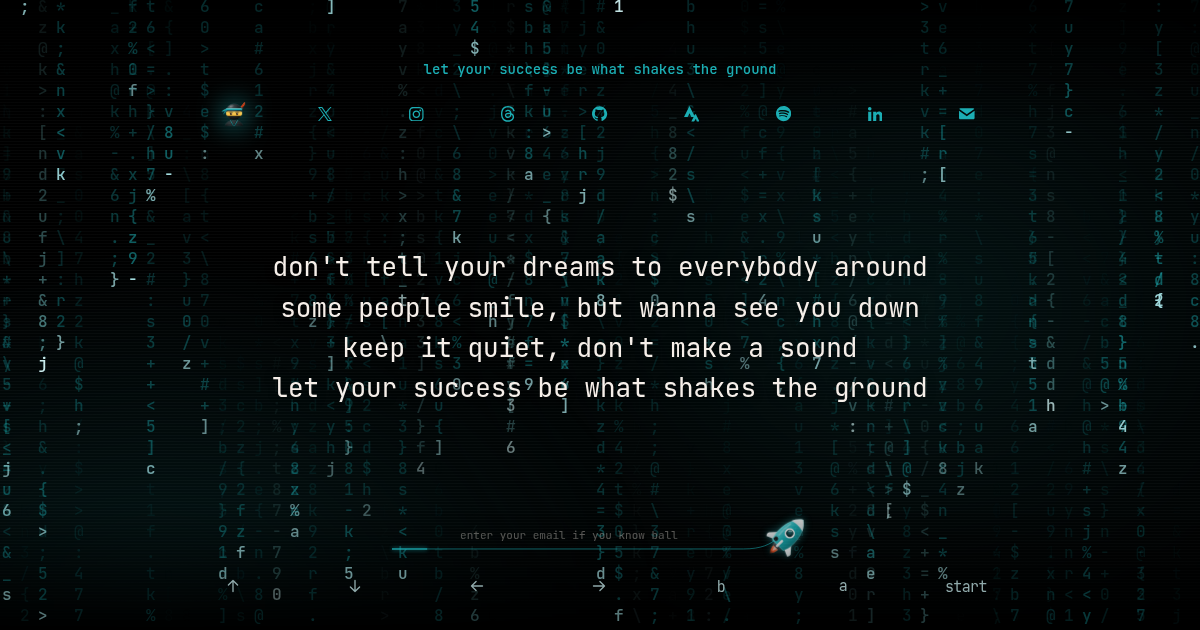
#> input picture site/og-image-v128.png, 1200 x 630 px; its folder holds only this picture in this run
$ python -i frost.py   (imports and definitions only)
#> lines starting #> are read from the running program, lines starting #| are printed output that depends on the picture
#> further down, picture is the input picture: PIL image 1200x630 RGB; mean R, G, B 7, 13.2, 13.3
#!/usr/bin/env python3
"""Soft frosted glass for a snap rendition.

The live column is soft, lighter than the old mid recipe, so more of the
photo shows through. A Pillow two-pass Gaussian blur at 0.04 of the long
edge, saturation 0.85, brightness 1.05, a 0.16 white haze, and mono grain
with sigma 8 (numpy seed 1). Mid was 0.06, 0.75, 1.08, 0.28, and 12. The
blur runs on the rendition itself, so a 640 and a 1280 come out at the same
strength.

`bake` writes site/snaps/f/{asset}.jpg from the 640 and {asset}-l.jpg from
the 1280 (else the 2048, else the 640). The cache is keyed by filename so a
new rendition id replaces the file and an unchanged one is not downloaded
again. Callers pass only photos dated on or after FROST_FROM. Older snaps
stay the sharp Lightroom rendition.
"""

from __future__ import annotations

import json
import re
import sys
import urllib.parse
from concurrent.futures import ThreadPoolExecutor, as_completed
from io import BytesIO
from pathlib import Path

import numpy as np
from PIL import Image, ImageEnhance, ImageFilter, ImageOps

# radius as a fraction of the long edge, saturation, brightness, haze, grain sigma.
# Soft is the live column. Mid is the heavier recipe it replaced.
SOFT = (0.04, 0.85, 1.05, 0.16, 8)
MID = (0.06, 0.75, 1.08, 0.28, 12)
RECIPE = "soft-v1"
# Chicago capture date. Callers frost only photos on this day or later.
FROST_FROM = "2026-11-01"
_ID = re.compile(r"^[0-9a-f]{16,64}$")
MIN_BYTES = 800


# [6 lines left out: function dated_for_frost, not called in this run]


def _tag(rendition: str) -> str:
    return RECIPE + ":" + rendition


def frost_mid(im: Image.Image) -> Image.Image:
    """Bake the live soft recipe. The name stays so callers do not change."""
    radius, sat, bright, haze, noise = SOFT
    im = ImageOps.exif_transpose(im).convert("RGB")
    width, height = im.size
#> width = 1200; height = 630
    rad = radius * max(width, height)
#> rad = 48
    small = im.resize((max(1, width // 4), max(1, height // 4)), Image.Resampling.LANCZOS)
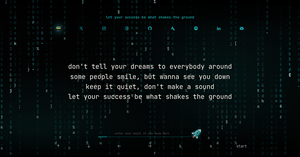
#> small: PIL image 300x157 RGB; mean R, G, B 7.1, 13.2, 13.4
    small = small.filter(ImageFilter.GaussianBlur(rad / 4))
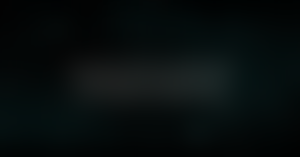
#> small: PIL image 300x157 RGB; mean R, G, B 7.1, 13.1, 13.3
    out = small.resize((width, height), Image.Resampling.BICUBIC)
    out = out.filter(ImageFilter.GaussianBlur(rad / 8))
    out = ImageEnhance.Color(out).enhance(sat)
    out = ImageEnhance.Brightness(out).enhance(bright)
    out = Image.blend(out, Image.new("RGB", (width, height), (255, 255, 255)), haze)
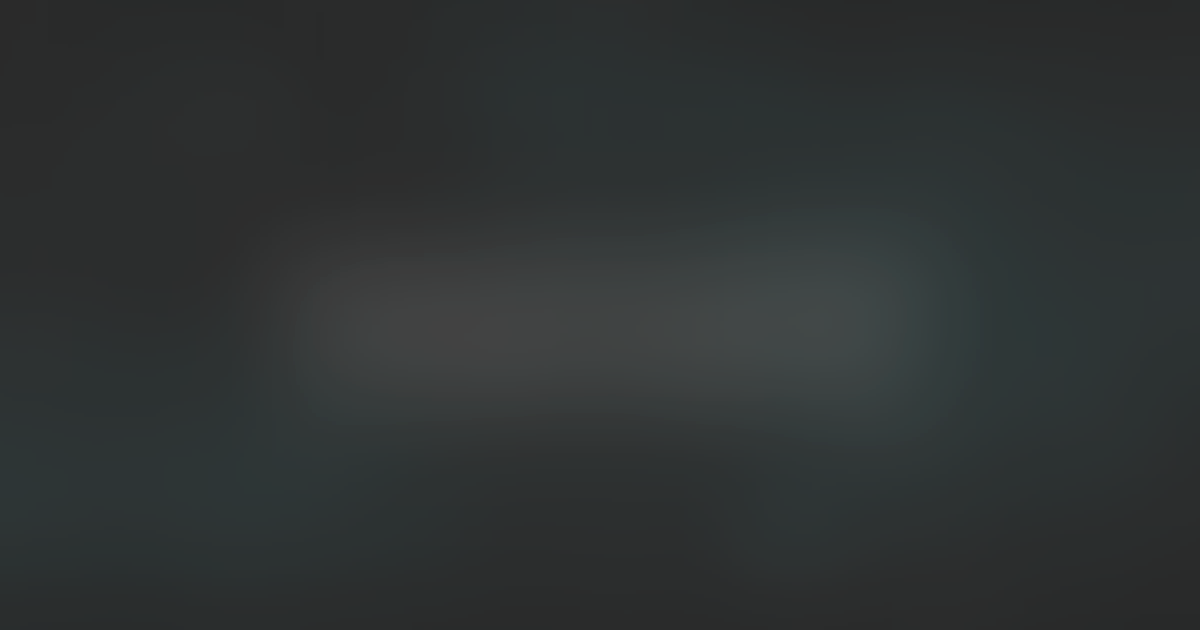
#> out: PIL image 1200x630 RGB; mean R, G, B 46.6, 50.7, 50.9
    grain = np.random.default_rng(1).normal(0, noise, (height, width, 1))
    arr = np.asarray(out).astype(float) + grain
    return Image.fromarray(arr.clip(0, 255).astype("uint8"))


# [141 lines left out: functions jpeg_bytes, filenames, rendition_url, _sources, _cache, _ready and 3 more, not called in this run]

>>> from PIL import Image
>>> picture = Image.open('../site/og-image-v128.png')
>>> result = frost_mid(picture)

$ run again, on site/og-card.png
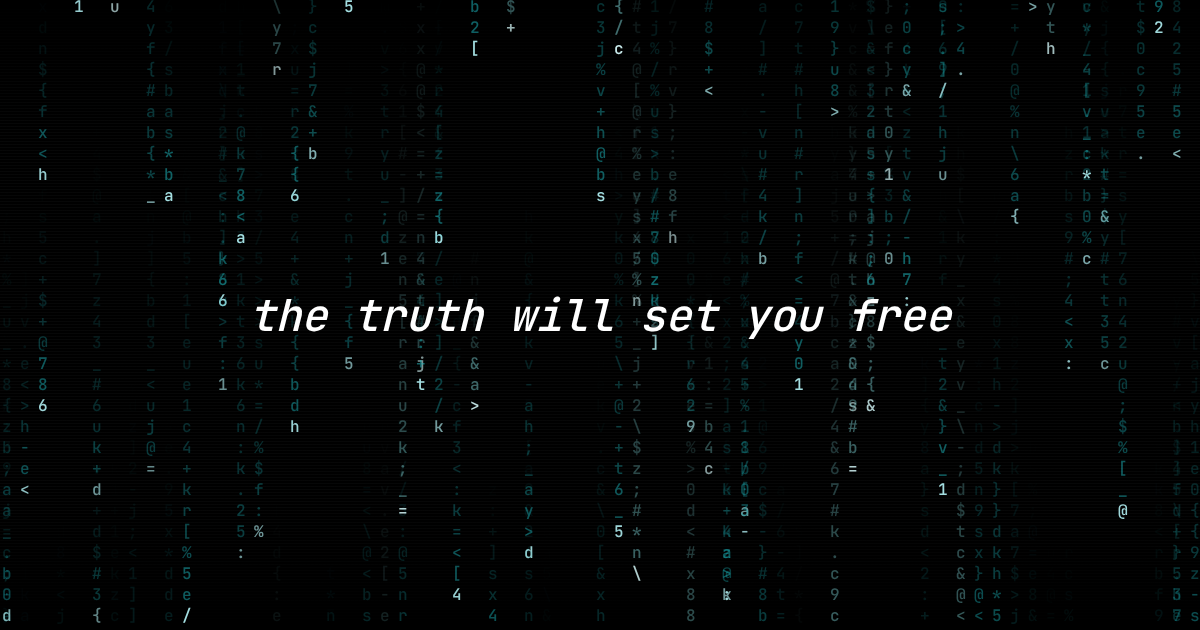
#> input picture site/og-card.png, 1200 x 630 px
#> picture is the input picture: PIL image 1200x630 RGB; mean R, G, B 4.5, 6, 6.1
#> in frost_mid, `arr = np.asarray(out).astype(float) + grain`:
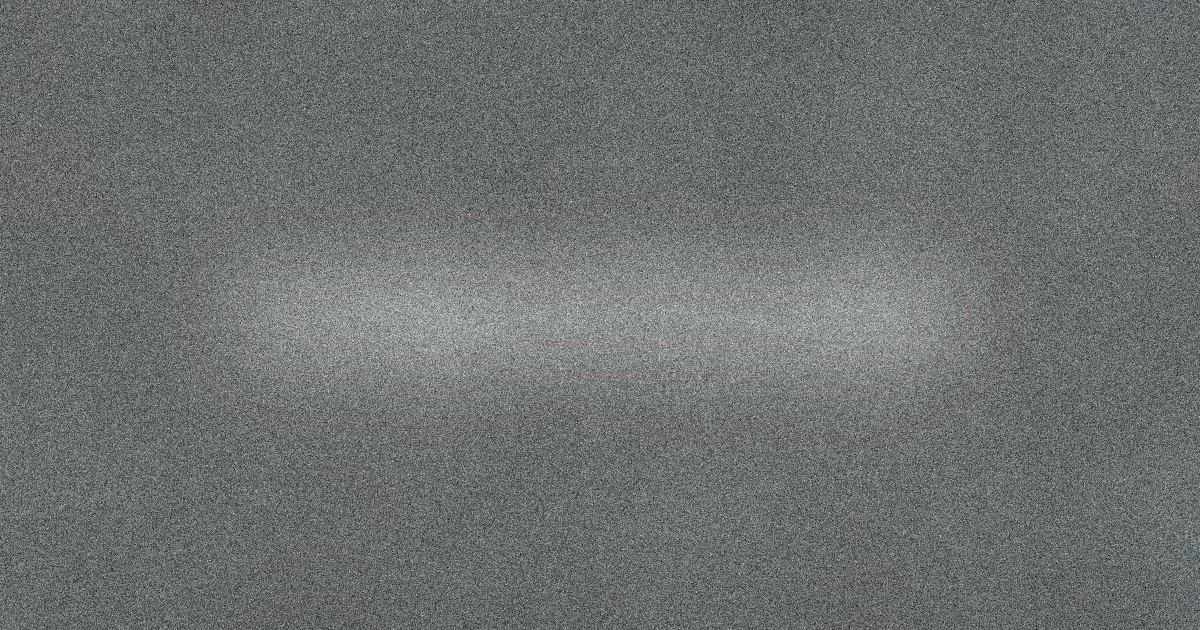
#> arr: shape (630, 1200, 3) float64; mean R, G, B 44.2, 45.2, 45.2; drawn with min black and max white
